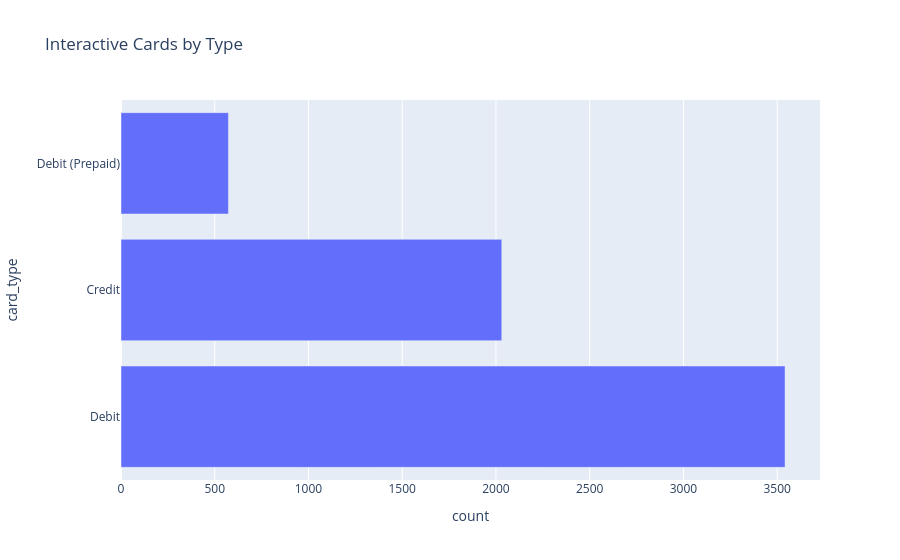

Notebook cell for this chart:
### Markdown cell above
#  Interactive horizontal bar

### Code cell
type_count = df['card_type'].value_counts().reset_index(); type_count.columns=['card_type','count']
px.bar(type_count, x='count', y='card_type', orientation='h', title='Interactive Cards by Type').show()

### Figure 1 — Plotly figure (JSON) as saved in the notebook; plotly's stock layout.template omitted (floating-point values rounded to 4 significant figures)
{"data": [{"hovertemplate": "count=%{x}<br>card_type=%{y}<extra></extra>", "legendgroup": "", "marker": {"color": "#636efa", "pattern": {"shape": ""}}, "name": "", "orientation": "h", "showlegend": false, "textposition": "auto", "type": "bar", "x": [3542, 2031, 573], "xaxis": "x", "y": ["Debit", "Credit", "Debit (Prepaid)"], "yaxis": "y"}], "layout": {"barmode": "relative", "legend": {"tracegroupgap": 0}, "title": {"text": "Interactive Cards by Type"}, "xaxis": {"anchor": "y", "domain": [0, 1], "title": {"text": "count"}}, "yaxis": {"anchor": "x", "domain": [0, 1], "title": {"text": "card_type"}}}}
